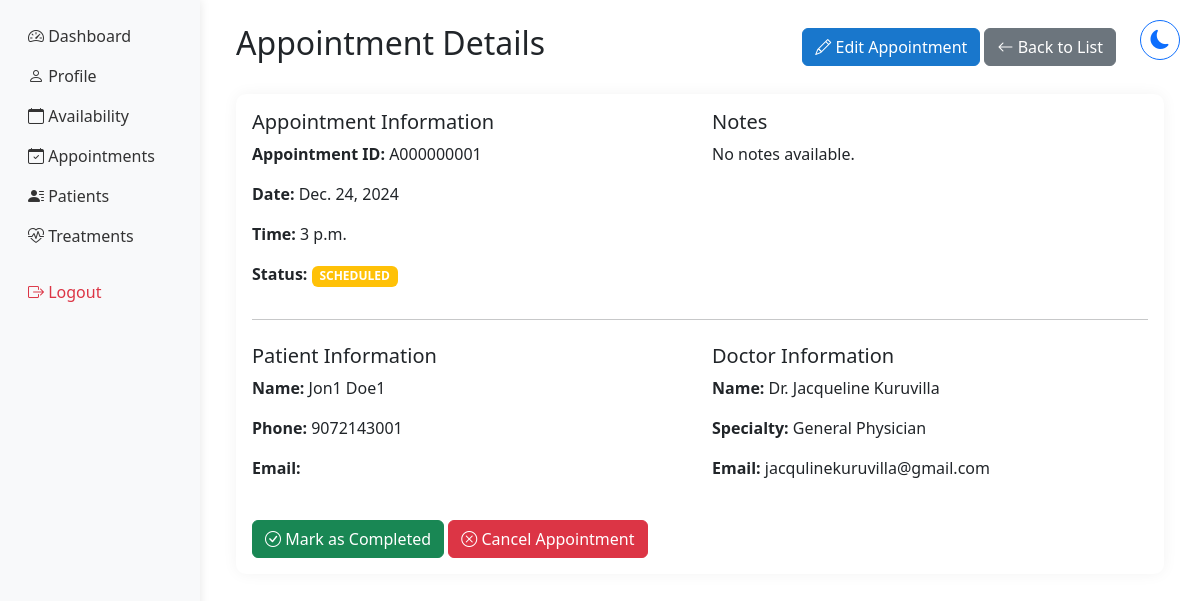
Page /appointments/14/view/ (signed in) on the committed database.
### hmsapp/models.py (models this page shows, shortened)
class Appointment(models.Model):
    APPOINTMENT_STATUS = [
        ('SCHEDULED', 'Scheduled'),
        ('COMPLETED', 'Completed'),
        ('CANCELLED', 'Cancelled'),
        ('NO_SHOW', 'No Show'),
    ]
    appointment_id = models.CharField(max_length=10, unique=True, null=True, blank=True, default=None)
    patient = models.ForeignKey(Patient, on_delete=models.CASCADE)
    doctor = models.ForeignKey(DoctorProfile, on_delete=models.CASCADE)
    appointment_date = models.DateField()
    appointment_time = models.TimeField()
    status = models.CharField(max_length=20, choices=APPOINTMENT_STATUS, default='SCHEDULED')
    notes = models.TextField(blank=True)
    phone_number = models.CharField(max_length=15, validators=[phone_regex], null=True, blank=True)
    medical_records = models.FileField(upload_to='medical_records/', null=True, blank=True)
    google_calendar_event_id = models.CharField(max_length=100, blank=True, null=True)
    created_at = models.DateTimeField(auto_now_add=True)
    updated_at = models.DateTimeField(auto_now=True)
    class Meta:
        ordering = ['-appointment_date', '-appointment_time']

class Patient(models.Model):
    BLOOD_GROUPS = [
        ('A+', 'A+'), ('A-', 'A-'),
        ('B+', 'B+'), ('B-', 'B-'),
        ('O+', 'O+'), ('O-', 'O-'),
        ('AB+', 'AB+'), ('AB-', 'AB-'),
    ]
    GENDER_CHOICES = [
        ('MALE', 'Male'),
        ('FEMALE', 'Female'),
        ('OTHER', 'Other'),
    ]
    user = models.OneToOneField(User, on_delete=models.CASCADE)  # Changed to OneToOneField
    patient_name = models.CharField(max_length=100)  # Removed blank=True
    date_of_birth = models.DateField()
    blood_group = models.CharField(max_length=5, choices=BLOOD_GROUPS)  # Added choices
    gender = models.CharField(max_length=10, choices=GENDER_CHOICES)  # Added choices
    nationality = models.CharField(max_length=50)
    referred_by = models.CharField(max_length=100, blank=True)
    phone_number = models.CharField(max_length=15, validators=[phone_regex])
    address = models.TextField(blank=True)
    emergency_contact_name = models.CharField(max_length=100)
    emergency_contact_phone = models.CharField(max_length=15, validators=[phone_regex])
    medical_history = models.TextField(blank=True)
    drug_allergies = models.TextField(blank=True)
    food_allergies = models.TextField(blank=True)
    created_at = models.DateTimeField(auto_now_add=True)
    updated_at = models.DateTimeField(auto_now=True)
    patient_id = models.CharField(max_length=9, unique=True, blank=True)
    profile_picture = models.ImageField(
        upload_to='patients/profile_pics/',
        null=True,
        blank=True,
        validators=[FileExtensionValidator(['jpg', 'jpeg', 'png'])]
    )
    age = models.IntegerField(null=True, blank=True)

class DoctorProfile(models.Model):
    user = models.OneToOneField(User, on_delete=models.CASCADE)
    specialty = models.ForeignKey('Specialty', on_delete=models.SET_NULL, null=True)
    license_number = models.CharField(max_length=50, unique=True)
    phone_number = models.CharField(max_length=15, validators=[phone_regex])
    address = models.TextField(blank=True)
    doctor_id = models.CharField(max_length=6, unique=True, blank=True)
    profile_picture = models.ImageField(
        upload_to='doctors/profile_pics/',
        null=True,
        blank=True,
        validators=[FileExtensionValidator(['jpg', 'jpeg', 'png'])]
    )
    google_calendar_enabled = models.BooleanField(default=False)
    google_calendar_credentials = models.JSONField(null=True, blank=True)
    created_at = models.DateTimeField(auto_now_add=True)
    updated_at = models.DateTimeField(auto_now=True)

class Specialty(models.Model):
    specialty_name = models.CharField(max_length=100)
    description = models.TextField(blank=True)
    class Meta:
        verbose_name_plural = "Specialties"
    def __str__(self):
        return self.specialty_name

### hmsapp/views.py (the view)
# urls.py: path('appointments/<int:appointment_id>/view/', views.view_appointment, name='view_appointment'),
@login_required
def view_appointment(request, appointment_id):
    appointment = get_object_or_404(Appointment, id=appointment_id)
    context = {
        'appointment': appointment
    }
    return render(request, 'shared/view_appointment.html', context)

### hmsapp/context_processors.py (called while the page is built)
def base_template(request):
    if request.user.is_authenticated:
        if request.user.groups.filter(name='Doctors').exists():
            base_template = 'doctor/base_doctor.html'
        elif request.user.groups.filter(name='Administrators').exists():
            base_template = 'hosp_admin/base_admin.html'
        else:
            base_template = 'staff/base_staff.html'
    else:
        base_template = 'staff/base_staff.html'
    return {'base_template': base_template}

### hmsapp/templates/shared/view_appointment.html (shortened to what this page needs)
{% extends base_template %}
{% load static %}
{% block content %}
<div class="container py-4">
    <div class="d-flex justify-content-between align-items-center mb-4 me-5">
        <h2>Appointment Details</h2>
        <div>
            <a href="{% url 'edit_appointment' appointment.id %}" class="btn btn-primary">
                <i class="bi bi-pencil"></i> Edit Appointment
            </a>
            <a href="{% url 'manage_appointments' %}" class="btn btn-secondary">
                <i class="bi bi-arrow-left"></i> Back to List
            </a>
        </div>
    </div>
    <div class="card">
        <div class="card-body">
            <div class="row">
                <div class="col-md-6">
                    <h5 class="card-title">Appointment Information</h5>
                    <p><strong>Appointment ID:</strong> {{ appointment.appointment_id }}</p>
                    <p><strong>Date:</strong> {{ appointment.appointment_date }}</p>
                    <p><strong>Time:</strong> {{ appointment.appointment_time }}</p>
                    <p><strong>Status:</strong>
                        <span class="badge {% if appointment.status == 'SCHEDULED' %}bg-warning
                                       {% elif appointment.status == 'COMPLETED' %}bg-success
                                       {% elif appointment.status == 'CANCELLED' %}bg-danger
                                       {% else %}bg-secondary{% endif %}">
                            {{ appointment.status }}
                        </span>
                    </p>
                </div>
                <div class="col-md-6">
                    <h5 class="card-title">Notes</h5>
                    <p>{{ appointment.notes|default:"No notes available." }}</p>
                </div>
            </div>
            <hr>
            <div class="row mt-4">
                <div class="col-md-6">
                    <h5 class="card-title">Patient Information</h5>
                    <p><strong>Name:</strong> {{ appointment.patient.patient_name }}</p>
                    <p><strong>Phone:</strong> {{ appointment.patient.phone_number }}</p>
                    <p><strong>Email:</strong> {{ appointment.patient.user.email }}</p>
                </div>
                <div class="col-md-6">
                    <h5 class="card-title">Doctor Information</h5>
                    <p><strong>Name:</strong> Dr. {{ appointment.doctor.user.get_full_name }}</p>
                    <p><strong>Specialty:</strong> {{ appointment.doctor.specialty }}</p>
                    <p><strong>Email:</strong> {{ appointment.doctor.user.email }}</p>
                </div>
            </div>
            {% if appointment.status == 'SCHEDULED' %}
            <div class="row mt-4">
                <div class="col-12">
                    <button class="btn btn-success" onclick="completeAppointment('{{ appointment.id }}')">
                        <i class="bi bi-check-circle"></i> Mark as Completed
                    </button>
                    <button class="btn btn-danger" onclick="cancelAppointment('{{ appointment.id }}')">
                        <i class="bi bi-x-circle"></i> Cancel Appointment
                    </button>
                </div>
            </div>
            {% endif %}
        </div>
    </div>
</div>
{% endblock %}

### hmsapp/templates/doctor/base_doctor.html (style rules this page uses)
.card { border: none; box-shadow: 0 0 15px rgba(0,0,0,0.05); border-radius: 10px; }
.btn-primary { background-color: #1977cc; border-color: #1977cc; }

### rows in the picture
Appointment: appointment_id "A000000001", appointment_date "Dec. 24, 2024", appointment_time "3 p.m.", status "SCHEDULED", notes "No notes available.", patient.patient_name "Jon1 Doe1", patient.phone_number "9072143001", doctor.user.get_full_name "Jacqueline Kuruvilla", doctor.specialty "General Physician", doctor.user.email "jacqulinekuruvilla@gmail.com"
